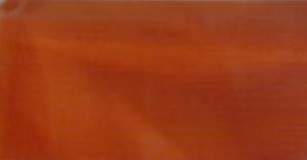
%> input picture 2022 Legacy/MATLAB/Color_Samples_001/Orange1.jpg, 307 x 160 px
$ octave Test_001.m   (GNU Octave 9; MATLAB toolbox functions it lacks are replaced by stand-ins)
%> lines starting %> are read from the running program, lines starting %| are printed output that depends on the picture
clear
close all;
clc

%%%%%%%%%%%%%%%%%%%% VERSION 1 %%%%%%%%%%%%%%%%%%%%

%Variables
Orange1 = imread('Orange1.jpg');
%> Orange1 is the input picture: size 160x307x3 uint8; mean R, G, B 154.7, 58.7, 23.4
line = [0 0.1];

%Mean & Standard Deviation
r_mean = mean(mean(Orange1(:,:,1)));
%> r_mean = 154.7
g_mean = mean(mean(Orange1(:,:,2)));
%> g_mean = 58.7
b_mean = mean(mean(Orange1(:,:,3)));
%> b_mean = 23.42
r_sd = std2(Orange1(:,:,1));
%> r_sd = 5.63
g_sd = std2(Orange1(:,:,2));
%> g_sd = 6.02
b_sd = std2(Orange1(:,:,3));
%> b_sd = 7.87

%RGB High & Low Values
%(based on 2 SD)
r_high = r_mean + 2*r_sd;
%> r_high = 166
r_low = r_mean - 2*r_sd;
%> r_low = 143.5
g_high = g_mean + 2*g_sd;
%> g_high = 70.75
g_low = g_mean - 2*g_sd;
%> g_low = 46.65
b_high = b_mean + 2*b_sd;
%> b_high = 39.17
b_low = b_mean - 2*b_sd;
%> b_low = 7.67

%RGB Plot
figure(1);
hold on;
histogram(Orange1(:,:,1),'FaceColor','r','Normalization','probability');
histogram(Orange1(:,:,2),'FaceColor','g','Normalization','probability');
histogram(Orange1(:,:,3),'FaceColor','b','Normalization','probability');
plot(r_low*ones(2,1),line,'color','k','linewidth',2); % r_low line
plot(r_high*ones(2,1),line,'color','k','linewidth',2); % r_high line
plot(g_low*ones(2,1),line,'color','k','linewidth',2); % g_low line
plot(g_high*ones(2,1),line,'color','k','linewidth',2); % g_high line
plot(b_low*ones(2,1),line,'color','k','linewidth',2); % b_low line
plot(b_high*ones(2,1),line,'color','k','linewidth',2); % b_high line
legend('r','g','b');
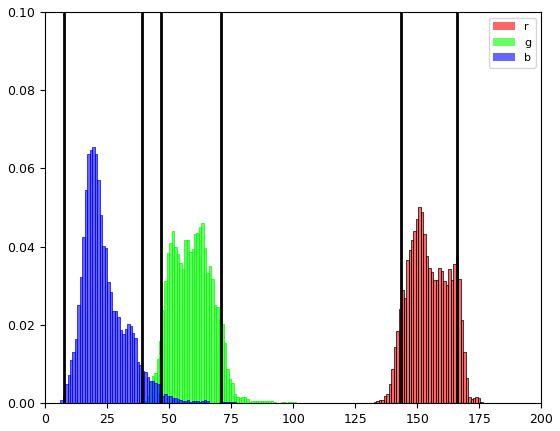
%> figure redrawn from the program's plot data; tallest bar 0.0502 high, from x = 150.5 to 151.5; tallest bar 0.0461 high, from x = 63 to 64; tallest bar 0.0656 high, from x = 19 to 20


x = [r_low r_high r_high r_low r_low; r_low r_high r_high r_low r_low];
%> x = [143.5 166 166 143.5 143.5; 143.5 166 166 143.5 143.5]
y = [g_low g_low g_high g_high g_low; g_low g_low g_high g_high g_low];
%> y = [46.65 46.65 70.75 70.75 46.65; 46.65 46.65 70.75 70.75 46.65]
z = [b_low*ones(1,size(x,2)); b_high*ones(1,size(x,2))];
figure(2);
surf(x, y, z, 'FaceColor','r')
hold on
patch(x', y', z', 'r')
hold off
axis([-10 265 -10 265 -10 265]);
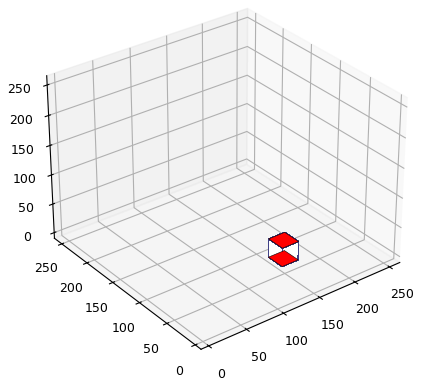
%> figure redrawn from the program's plot data
%axis equal
%view(-25, 30)

$ run again, with 2022 Legacy/MATLAB/Color_Samples_001/Orange2.jpg copied over 2022 Legacy/MATLAB/Color_Samples_001/Orange1.jpg
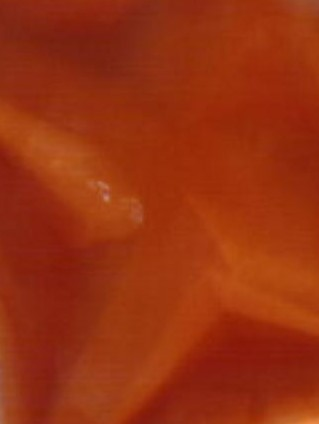
%> input picture 2022 Legacy/MATLAB/Color_Samples_001/Orange2.jpg, 319 x 424 px
%> Orange1 is the input picture: size 424x319x3 uint8; mean R, G, B 152.2, 49.2, 15.6
%> r_mean = 152.2
%> g_mean = 49.2
%> b_mean = 15.64
%> r_sd = 9.69
%> g_sd = 9.95
%> b_sd = 4.88
%> r_high = 171.6
%> r_low = 132.8
%> g_high = 69.09
%> g_low = 29.31
%> b_high = 25.39
%> b_low = 5.89
%> `legend('r','g','b');`:
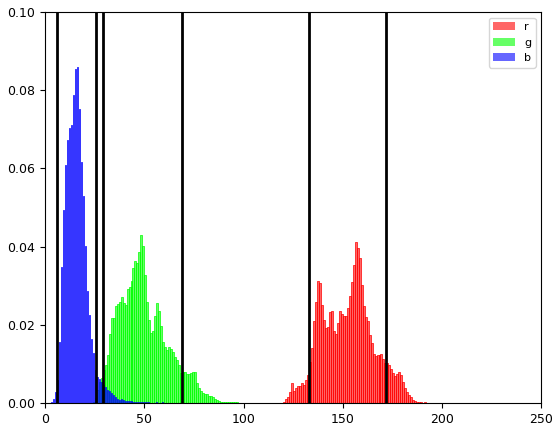
%> figure redrawn from the program's plot data; tallest bar 0.0412 high, from x = 156 to 157; tallest bar 0.0431 high, from x = 48 to 49; tallest bar 0.0858 high, from x = 16 to 16.5
%> x = [132.8 171.6 171.6 132.8 132.8; 132.8 171.6 171.6 132.8 132.8]
%> y = [29.31 29.31 69.09 69.09 29.31; 29.31 29.31 69.09 69.09 29.31]
%> `axis([-10 265 -10 265 -10 265]);`:
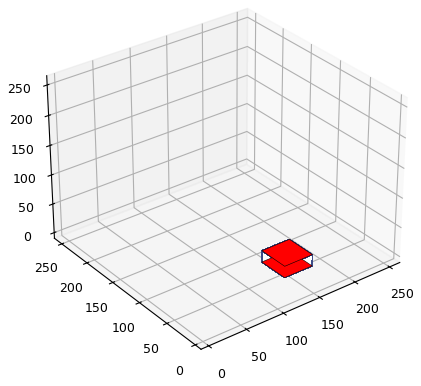
%> figure redrawn from the program's plot data

$ run again, with 2022 Legacy/MATLAB/Color_Samples_001/Orange3.jpg copied over 2022 Legacy/MATLAB/Color_Samples_001/Orange1.jpg
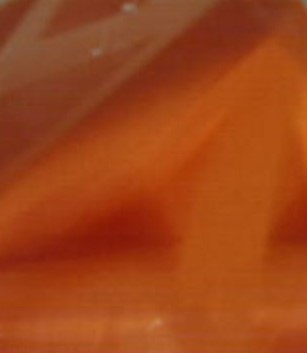
%> input picture 2022 Legacy/MATLAB/Color_Samples_001/Orange3.jpg, 307 x 353 px
%> Orange1 is the input picture: size 353x307x3 uint8; mean R, G, B 158.9, 68.5, 25.1
%> r_mean = 158.9
%> g_mean = 68.51
%> b_mean = 25.1
%> r_sd = 12.26
%> g_sd = 9.34
%> b_sd = 9.5
%> r_high = 183.4
%> r_low = 134.3
%> g_high = 87.19
%> g_low = 49.83
%> b_high = 44.1
%> b_low = 6.09
%> `legend('r','g','b');`:
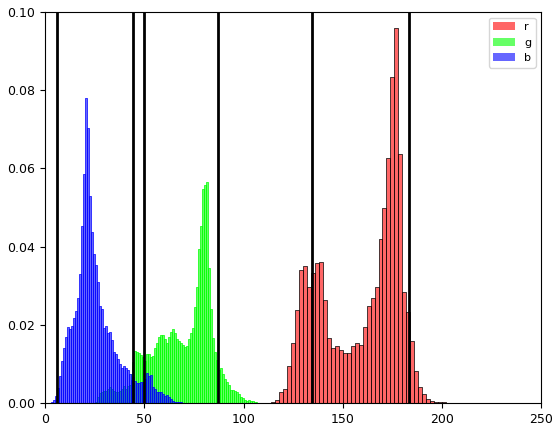
%> figure redrawn from the program's plot data; tallest bar 0.0959 high, from x = 176 to 178; tallest bar 0.0565 high, from x = 81 to 82; tallest bar 0.0779 high, from x = 20 to 21
%> x = [134.3 183.4 183.4 134.3 134.3; 134.3 183.4 183.4 134.3 134.3]
%> y = [49.83 49.83 87.19 87.19 49.83; 49.83 49.83 87.19 87.19 49.83]
%> `axis([-10 265 -10 265 -10 265]);`:
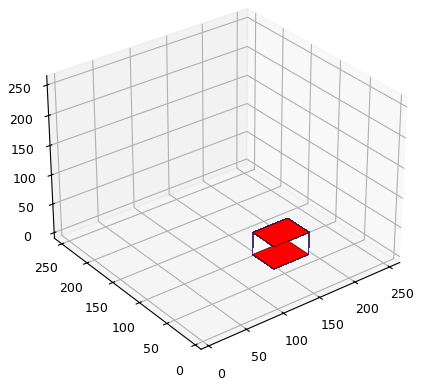
%> figure redrawn from the program's plot data

$ run again, with 2022 Legacy/MATLAB/Color_Samples_001/Orange4.jpg copied over 2022 Legacy/MATLAB/Color_Samples_001/Orange1.jpg
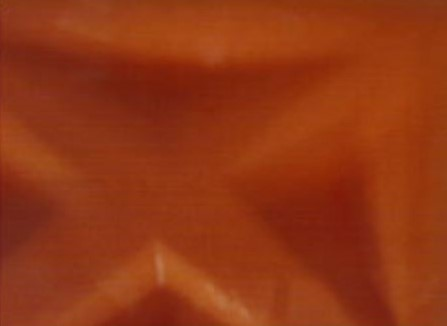
%> input picture 2022 Legacy/MATLAB/Color_Samples_001/Orange4.jpg, 447 x 326 px
%> Orange1 is the input picture: size 326x447x3 uint8; mean R, G, B 145.9, 54.5, 19.9
%> r_mean = 145.9
%> g_mean = 54.54
%> b_mean = 19.95
%> r_sd = 8.64
%> g_sd = 8.15
%> b_sd = 5.43
%> r_high = 163.2
%> r_low = 128.6
%> g_high = 70.85
%> g_low = 38.24
%> b_high = 30.8
%> b_low = 9.1
%> `legend('r','g','b');`:
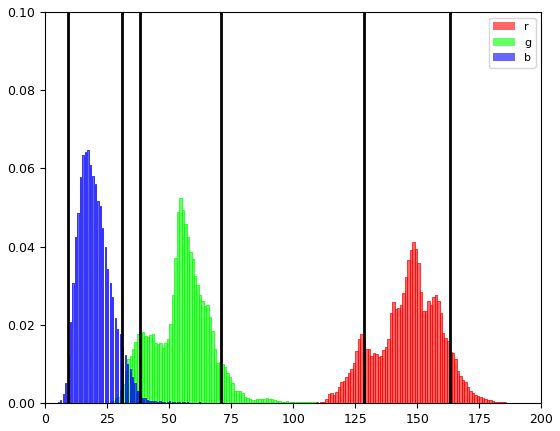
%> figure redrawn from the program's plot data; tallest bar 0.0412 high, from x = 148 to 149; tallest bar 0.0525 high, from x = 54 to 55; tallest bar 0.0647 high, from x = 17 to 17.5
%> x = [128.6 163.2 163.2 128.6 128.6; 128.6 163.2 163.2 128.6 128.6]
%> y = [38.24 38.24 70.85 70.85 38.24; 38.24 38.24 70.85 70.85 38.24]
%> `axis([-10 265 -10 265 -10 265]);`:
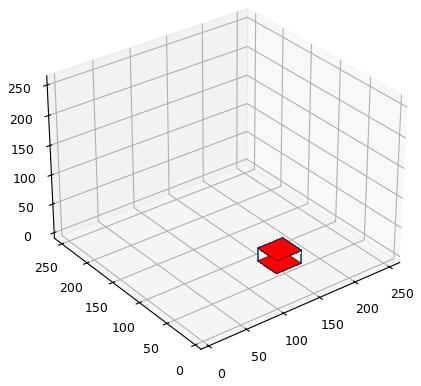
%> figure redrawn from the program's plot data
